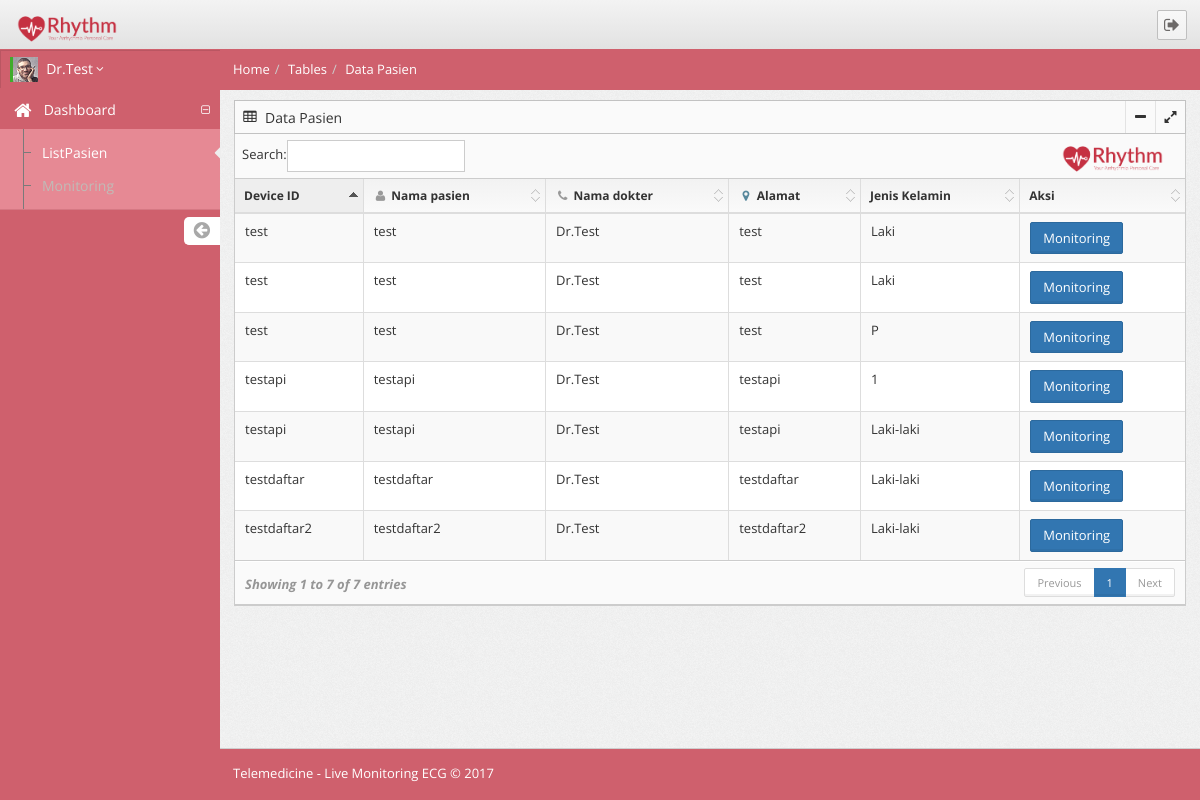
Page /datapasien.php (signed in) on the committed database.
### tables this page shows
CREATE TABLE `data_pasien` (
  `id_pasien` int(11) NOT NULL,
  `nama_pasien` varchar(100) NOT NULL,
  `email` varchar(100) NOT NULL,
  `password` varchar(100) NOT NULL,
  `device_id` varchar(100) NOT NULL,
  `alamat` varchar(100) NOT NULL,
  `jenis_kelamin` varchar(100) NOT NULL,
  `phone` varchar(100) NOT NULL,
  `emergency_phone` varchar(100) NOT NULL,
  `usia` varchar(100) NOT NULL,
  `id_dokter` int(100) NOT NULL
);

CREATE TABLE `data_dokter` (
  `id_dokter` int(11) NOT NULL,
  `email` varchar(100) NOT NULL,
  `nama_dokter` varchar(100) NOT NULL,
  `password` varchar(100) NOT NULL
);

### inc/config.ui.php (called while the page is built, shortened)
<?php
if(!empty($_SESSION['level'])) {
if($_SESSION['level']=="pasien") {
$breadcrumbs = array(
	"Home" => APP_URL."/monitoring.php?deviceid=".$_SESSION['deviceid']
);
}else if($_SESSION['level']=="dokter") {
	$breadcrumbs = array(
		"Home" => APP_URL."/datapasien.php"
	);
}else{
	$breadcrumbs = array(
		"Home" => APP_URL
	);
}
}
$page_css = array();
$no_main_header = false;
$page_body_prop = array();
$page_html_prop = array();
?>

### lib/smartui/class.smartutil.php (called while the page is built, shortened)
<?php
class SmartUtil {
    public static function is_closure($obj) {
        return (is_object($obj) && ($obj instanceof Closure));
    }
    public static function array_to_object($array, $recursive = false) {
        if (!$recursive) return (object)$array;
	}
     protected static function _get_property_value_func() {
        return function($prop, $prop_methods) {
            $prop_string = "";
            if (SmartUtil::is_closure($prop)) {
                return isset($prop_methods["if_closure"]) ? $prop_methods["if_closure"]($prop) : $prop($prop);
            } else if (is_array($prop) || is_object($prop)) {
                if (is_object($prop))
                    $prop = SmartUtil::object_to_array($prop);
                return isset($prop_methods["if_array"]) ? $prop_methods["if_array"]($prop) : $prop;
            } else {
                return isset($prop_methods["if_other"]) ? $prop_methods["if_other"]($prop) : $prop;
            }
        };
    }
    public static function get_clean_structure($default_prop, $value, $closure_defaults = array(), $default_key = '') {
        $get_property_value = self::_get_property_value_func();
        $structure = $get_property_value($value, array(
            'if_array' => function ($value) use ($default_prop, $default_key) {
                return SmartUtil::set_array_prop_def($default_prop, $value, $default_key);
            },
            'if_closure' => function($value) use ($closure_defaults, $default_prop, $default_key) {
                return SmartUtil::set_closure_prop_def($default_prop, $value, $closure_defaults, $default_key);
            },
            'if_other' => function($value) use ($default_prop, $default_key) {
                $default_prop[$default_key] = $value;
                return $default_prop;
            }
        ));
        return $structure;
    }
    public static function set_array_prop_def($default_structure, $array_value, $set_to_key_if_fail = "") {
        if ($set_to_key_if_fail != "") {
            if (!is_array($array_value)) {
                if (isset($default_structure[$set_to_key_if_fail]))
                    $default_structure[$set_to_key_if_fail] = $array_value;
                return $default_structure;
            }
        }
        foreach ($array_value as $key => $value) {
            $default_structure[$key] = $value;
        }
        return $default_structure;
    }
}
?>

### datapasien.php (the view, shortened to what this page needs)
<?php
require_once ("inc/init.php");
require_once ("inc/config.ui.php");
$page_title = "Data Pasien";
$page_css[] = "your_style.css";
include ("inc/header.php");
include ("inc/nav.php");
?>
<div id="main" role="main">
	<?php
		$breadcrumbs["Tables"] = "";
		include("inc/ribbon.php");
	?>
	<div id="content">
		<section id="widget-grid" class="">
			<div class="row">
				<article class="col-xs-12 col-sm-12 col-md-12 col-lg-12">
					<div class="jarviswidget" id="wid-id-0" data-widget-sortable="false" data-widget-colorbutton="false" data-widget-deletebutton="false" data-widget-editbutton="false">
						<header>
							<span class="widget-icon"> <i class="fa fa-table"></i> </span>
							<h2>Data Pasien </h2>
						</header>
						<div>
<?php
$result = mysqli_query($mysqli, "SELECT *  FROM data_pasien INNER JOIN data_dokter ON data_pasien.id_dokter = data_dokter.id_dokter WHERE data_pasien.id_dokter=".$_SESSION['iddokter']);
 ?>
							<div class="widget-body no-padding">
								<table id="datatable_fixed_column" class="table table-striped table-bordered" width="100%">
									<thead>
										<tr>
											<th data-hide="phone">Device ID</th>
											<th data-class="expand"><i class="fa fa-fw fa-user text-muted hidden-md hidden-sm hidden-xs"></i> Nama pasien</th>
											<th data-hide="phone"><i class="fa fa-fw fa-phone text-muted hidden-md hidden-sm hidden-xs"></i> Nama dokter</th>
											<th data-hide="phone,tablet"><i class="fa fa-fw fa-map-marker txt-color-blue hidden-md hidden-sm hidden-xs"></i> Alamat</th>
											<th data-hide="phone,tablet">Jenis Kelamin</th>
											<th>Aksi</th>
										</tr>
									</thead>
									<tbody>
											<?php while($res = mysqli_fetch_array($result)) {
												echo "<tr>";
												echo "<td>".$res['device_id']."</td>";
												echo "<td>".$res['nama_pasien']."</td>";
												echo "<td>".$res['nama_dokter']."</td>";
												echo "<td>".$res['alamat']."</td>";
												echo "<td>".$res['jenis_kelamin']."</td>";
												echo "<td><a class=\"btn btn-primary\" href=\"monitoring.php?deviceid=$res[device_id]\">Monitoring</a></td>";
												echo "</tr>";
											} ?>
									</tbody>
								</table>
							</div>
						</div>
					</div>
				</article>
			</div>
		</section>
	</div>
</div>
<?php
include ("inc/footer.php");
?>
<?php
include ("inc/google-analytics.php");
?>

### inc/header.php (shortened to what this page needs)
<!DOCTYPE html>
<html lang="en-us" <?php echo implode(' ', array_map(function($prop, $value) {
			return $prop.'="'.$value.'"';
		}, array_keys($page_html_prop), $page_html_prop)) ;?>>
	<head>
		<link rel="stylesheet" type="text/css" media="screen" href="<?php echo ASSETS_URL; ?>/css/bootstrap.min.css">
		<link rel="stylesheet" type="text/css" media="screen" href="<?php echo ASSETS_URL; ?>/css/font-awesome.min.css">
		<link rel="stylesheet" type="text/css" href="<?php echo ASSETS_URL; ?>/css/ecg.css">
		<link rel="stylesheet" type="text/css" media="screen" href="<?php echo ASSETS_URL; ?>/css/smartadmin-production-plugins.min.css">
		<link rel="stylesheet" type="text/css" media="screen" href="<?php echo ASSETS_URL; ?>/css/smartadmin-production.min.css">
		<link rel="stylesheet" type="text/css" media="screen" href="<?php echo ASSETS_URL; ?>/css/smartadmin-skins.min.css">
		<link rel="stylesheet" type="text/css" media="screen" href="<?php echo ASSETS_URL; ?>/css/smartadmin-rtl.min.css">
		<?php
			if ($page_css) {
				foreach ($page_css as $css) {
					echo '<link rel="stylesheet" type="text/css" media="screen" href="'.ASSETS_URL.'/css/'.$css.'">';
				}
			}
		?>
		<link rel="stylesheet" type="text/css" media="screen" href="<?php echo ASSETS_URL; ?>/css/demo.min.css">
	</head>
	<body <?php echo implode(' ', array_map(function($prop, $value) {
			return $prop.'="'.$value.'"';
		}, array_keys($page_body_prop), $page_body_prop)) ;?>>
		<?php
			if (!$no_main_header) {
		?>
				<header id="header">
					<div id="logo-group">
						<span id="logo"> <img src="<?php echo ASSETS_URL; ?>/img/logo.png" alt="SmartAdmin"> </span>
					</div>
					<div class="pull-right">
						<div id="logout" class="btn-header transparent pull-right">
							<span> <a href="<?php echo APP_URL; ?>/logout.php" title="Sign Out" data-action="userLogout" data-logout-msg=" "><i class="fa fa-sign-out"></i></a> </span>
						</div>
					</div>
				</header>
		<?php
			}
		?>

### inc/nav.php
<aside id="left-panel">
	<div class="login-info">
		<span>
			<a href="javascript:void(0);" id="show-shortcut" data-action="toggleShortcut">
				<img src="<?php echo ASSETS_URL; ?>/img/avatars/sunny.png" alt="me" class="online" />
				<span>
					<?php
					if(!empty($_SESSION['level'])) {
						if($_SESSION['level']=="pasien") {
							echo $_SESSION['namapasien'];
						}else if($_SESSION['level']=="dokter") {
							echo $_SESSION['namadokter'];
						}
					}?>
				</span>
				<i class="fa fa-angle-down"></i>
			</a>
		</span>
	</div>
	<nav>
		<?php
			$ui = new SmartUI();
			$ui->create_nav($page_nav)->print_html();
		?>
	</nav>
	<span class="minifyme" data-action="minifyMenu"> <i class="fa fa-arrow-circle-left hit"></i> </span>
</aside>

### lib/smartui/class.smartui-nav.php (shortened to what this page needs)
<?php
class Nav extends SmartUI {
	private $_structure = array(
		'nav' => array(),
		'id' => ''
	);
	private function _init_structure($nav_items) {
		$this->_structure = parent::array_to_object($this->_structure);
		$this->_structure->nav = $nav_items;
		$this->_structure->id = parent::create_id(true);
	}
	public function print_html($return = false) {
		$get_property_value = parent::_get_property_value_func();
		$that = $this;
		$structure = $this->_structure;
		$nav_items = $get_property_value($structure->nav, array(
			'if_closure' => function($nav_items) use ($that) {
				return SmartUI::run_callback($nav_items, array($that));
			},
			'if_other' => function($nav_items) {
				SmartUI::err('SmartUI::Nav:nav requires array');
				return null;
			}
		));
		$list_items = $this->parse_nav($nav_items, true);
		$result = parent::print_list($list_items, null, true);
		if ($return) return $result;
		else echo $result;
	}
	private function parse_nav($nav_item, $is_parent = false) {
		if (!$nav_item) return '';
		$nav_items_list = array();
		foreach ($nav_item as $name => $nav) {
			$nav_prop = array(
				'url' => '#',
				'url_target' => '',
				'icon' => '',
				'icon_badge' =>  '',
				'label_htm' => '',
				'title' => $name,
				'title_append' => '',
				'label' => '',
				'active' => false,
				'sub' => array(),
				'attr' => array(),
				'class' => array(),
				'li_class' => array()
			);
			$new_nav_prop = parent::set_array_prop_def($nav_prop, $nav, 'title');
			$icon_badge_prop = array(
				'content' => '',
				'class' => ''
			);
			$icon_badge_prop = parent::set_array_prop_def($icon_badge_prop, $new_nav_prop['icon_badge'], 'content');
			$badge = '';
			$icon = $new_nav_prop['icon'] ? '<i class="'.SmartUI::$icon_source.' '.SmartUI::$icon_source.'-lg '.SmartUI::$icon_source.'-fw '.$new_nav_prop['icon'].'">'.$badge.'</i>' : '';
			$title = $new_nav_prop['title'];
			$title_append = $new_nav_prop['title_append'];
			$display_title = $title.' '.$title_append;
			$label_htm = $new_nav_prop['label_htm'] ? ' '.$new_nav_prop['label_htm'] : '';
			$display_text = $is_parent ? '<span class="menu-item-parent">'.$display_title.'</span>' : $display_title;
			$display_text .= $label_htm;
			$attrs = array_map(function($attr, $value) {
				return $attr.'="'.$value.'"';
			}, array_keys($new_nav_prop['attr']), $new_nav_prop['attr']);
			$nav_htm = '<a
				href="'.$new_nav_prop['url'].'"
				'.($new_nav_prop['url_target'] ? 'target="'.$new_nav_prop['url_target'].'"' : '').'
				title="'.$title.'"
				'.implode(' ', $attrs).'>
					'.$icon.'
					'.$display_text.'
					'.$new_nav_prop['label'].'
				</a>';
			$li_classes = array();
			if ($new_nav_prop["active"]) $li_classes[] = 'active';
			$nav_item_structure = array(
				'content' => $nav_htm,
				'class' => implode(' ', $li_classes)
			);
			if (isset($new_nav_prop['sub'])) {
				if (is_string($new_nav_prop['sub'])) {
					$nav_item_structure['subitems'] = array($new_nav_prop['sub']);
				} else {
					$nav_item_structure['subitems'] = $this->parse_nav($new_nav_prop['sub']);
				}
			}
			$nav_items_list[] = $nav_item_structure;
		}
		return $nav_items_list;
	}
}
?>

### lib/smartui/class.smartui.php (shortened to what this page needs)
<?php
class SmartUI extends SmartUtil {
    public static function print_list($items, $options = array(), $return = false) {
        $items_html = '';
        $main_attrs = array();
        $default_options = array(
            'type' => 'ul',
            'attr' => array(),
            'class' => array(),
            'id' => ''
        );
        $new_options = parent::set_array_prop_def($default_options, $options, 'class');
        foreach ($items as $item) {
            $item_prop = array(
                'content' => '',
                'subitems' => array(),
                'class' => '',
                'attr' => array()
            );
            $new_item_prop = parent::get_clean_structure($item_prop, $item, array($item), 'content');
            $content = $new_item_prop['content'];
            if ($new_item_prop['subitems']) {
                $content .= self::print_list($new_item_prop['subitems'], false, true);
            }
            $attrs = array();
            if ($new_item_prop['class']) $attrs[] = 'class="'.(is_array($new_item_prop['class']) ? implode(' ', $new_item_prop['class']) : $new_item_prop['class']).'"';
            $item_html = '<li'.($attrs ? ' '.implode(' ', $attrs) : '').'>'.$content.'</li>';
            $items_html .= $item_html;
        }
        $result = '<'.$new_options['type'].($main_attrs ? ' '.implode(' ', $main_attrs) : '').'>';
        $result .= $items_html;
        $result .= '</'.$new_options['type'].'>';
        if ($return) return $result;
        else echo $result;
    }
}
?>

### inc/ribbon.php
<div id="ribbon">
	<ol class="breadcrumb">
		<?php
			foreach ($breadcrumbs as $display => $url) {
				$breadcrumb = $url != "" ? '<a href="'.$url.'">'.$display.'</a>' : $display;
				echo '<li>'.$breadcrumb.'</li>';
			}
			echo '<li>'.$page_title.'</li>';
		?>
	</ol>
</div>

### inc/footer.php
<div class="page-footer">
	<div class="row">
		<div class="col-xs-12 col-sm-6">
			<span class="txt-color-white">Telemedicine <span class="hidden-xs"> - Live Monitoring ECG</span> © 2017</span>
		</div>
	</div>
</div>

### inc/google-analytics.php (shortened to what this page needs)
	</body>
</html>

### rows in the picture
data_pasien: device "testdaftar", nama_pasien "testdaftar", id_dokter.nama_dokter "Dr.Test", alamat "testdaftar", jenis_kelamin "Laki-laki"
data_pasien: device "testdaftar2", nama_pasien "testdaftar2", id_dokter.nama_dokter "Dr.Test", alamat "testdaftar2", jenis_kelamin "Laki-laki"
data_pasien: device "test", nama_pasien "test", id_dokter.nama_dokter "Dr.Test", alamat "test", jenis_kelamin "Laki"
data_pasien: device "test", nama_pasien "test", id_dokter.nama_dokter "Dr.Test", alamat "test", jenis_kelamin "Laki"
data_pasien: device "test", nama_pasien "test", id_dokter.nama_dokter "Dr.Test", alamat "test", jenis_kelamin "P"
data_pasien: device "testapi", nama_pasien "testapi", id_dokter.nama_dokter "Dr.Test", alamat "testapi", jenis_kelamin "1"
data_pasien: device "testapi", nama_pasien "testapi", id_dokter.nama_dokter "Dr.Test", alamat "testapi", jenis_kelamin "Laki-laki"

### other values in the picture
$_SESSION['namadokter'] "Dr.Test"
$display_title "Dashboard"
$display_title "ListPasien Monitoring"
$display "Home"
$display "Tables"
$page_title "Data Pasien"
